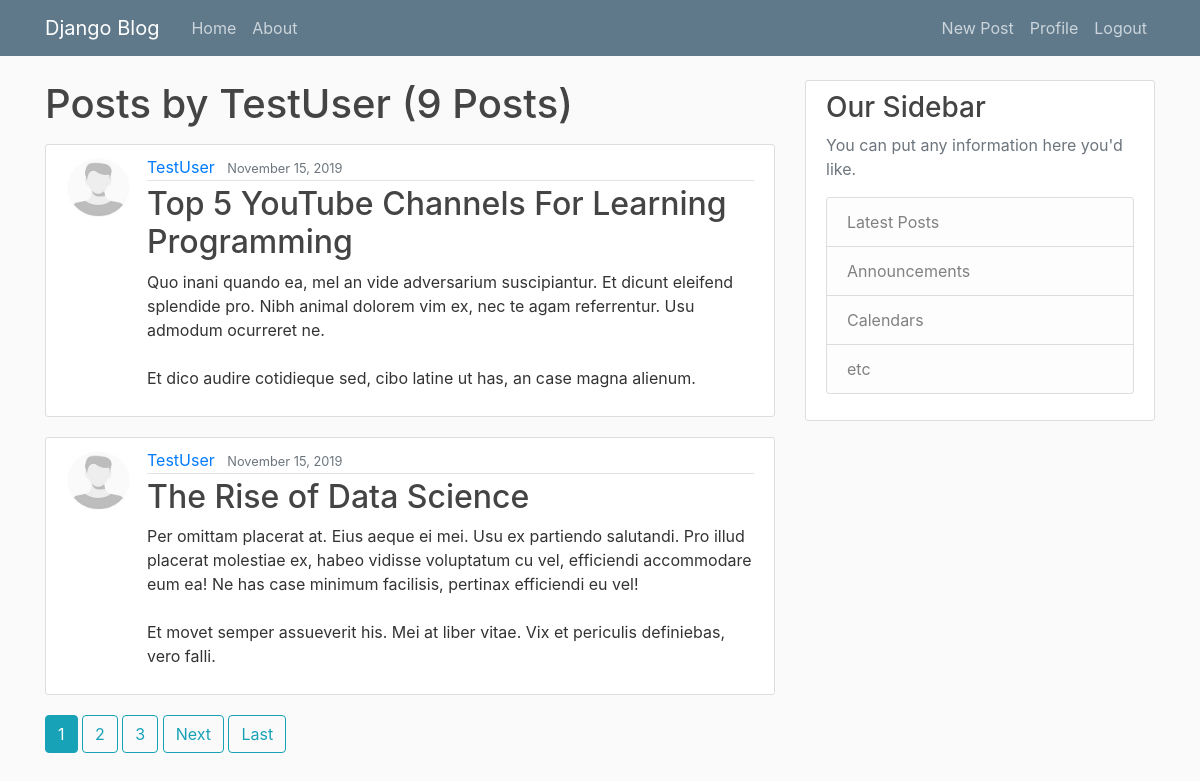
The page /user/TestUser (signed in) on the database its author committed.
### blog/models.py (models this page shows, shortened)
class Post(models.Model):
  title = models.CharField(max_length=100)
  content = models.TextField()
  date_posted = models.DateTimeField(default=timezone.now)
  author = models.ForeignKey(User, on_delete=models.CASCADE)

### users/models.py (models this page shows, shortened)
class Profile(models.Model):
  user = models.OneToOneField(User, on_delete=models.CASCADE)
  image = models.ImageField(default='default.jpg', upload_to='profile_pics')

### blog/views.py (the view)
# urls.py: path('user/<str:username>', UserPostListView.as_view(), name='user-posts'),
class UserPostListView(ListView):
  model = Post
  template_name = 'blog/user_posts.html'
  context_object_name = 'posts'
  paginate_by = 2
  def get_queryset(self):
    user = get_object_or_404(User, username=self.kwargs.get('username'))
    return Post.objects.filter(author=user).order_by('-date_posted')

### blog/templates/blog/user_posts.html (shortened to what this page needs)
{% extends "blog/base.html" %}
{% block content %}
  <h1 class="mb-3">Posts by {{ view.kwargs.username }} ({{ page_obj.paginator.count }} Posts)</h1>
    {% for post in posts %}
        <article class="media content-section">
          <img src="{{ post.author.profile.image.url }}" class="rounded-circle article-img" alt=" {{ post.author.username }} ">
          <div class="media-body">
            <div class="article-metadata">
              <a class="mr-2" href="{% url 'user-posts' post.author.username %}">{{ post.author }}</a>
              <small class="text-muted">{{ post.date_posted|date:"F d, Y" }}</small>
            </div>
            <h2><a class="article-title" href="{% url 'post-detail' post.id %}">{{ post.title }}</a></h2>
            <p class="article-content">{{ post.content }}</p>
          </div>
        </article>
    {% endfor %}
    {% if is_paginated %}
      {% for num in page_obj.paginator.page_range %}
        {% if page_obj.number == num %}
          <a class="btn btn-info mb-4" href="?page={{ num }}">{{ num }}</a>
        {% elif num > page_obj.number|add:'-3' and num < page_obj.number|add:'3' %}
          <a class="btn btn-outline-info mb-4" href="?page={{ num }}">{{ num }}</a>
        {% endif %}
      {% endfor %}
      {% if page_obj.has_next %}
        <a class="btn btn-outline-info mb-4" href="?page={{ page_obj.next_page_number }}">Next</a>
        <a class="btn btn-outline-info mb-4" href="?page={{ page_obj.paginator.num_pages }}">Last</a>
      {% endif %}
    {% endif %}
{% endblock content %}

### blog/static/blog/main.css (style rules this page uses)
body { background: #fafafa; color: #333333; margin-top: 5rem; }
h1, h2, h3, h4, h5, h6 { color: #444444; }
.content-section { background: #ffffff; padding: 10px 20px; border: 1px solid #dddddd; border-radius: 3px; margin-bottom: 20px; }
.article-title { color: #444444; }
.article-content { white-space: pre-line; }
.article-img { height: 65px; width: 65px; margin-right: 16px; }
.article-metadata { padding-bottom: 1px; margin-bottom: 4px; border-bottom: 1px solid #e3e3e3 }

### rows shown on the page
Post: author.profile.image (placeholder picture), author "TestUser", date_posted "November 15, 2019", title "Top 5 YouTube Channels For Learning Programming", content "Quo inani quando ea, mel an vide adversarium suscipiantur. Et dicunt eleifend splendide pro. Nibh animal dolorem vim ex, nec te agam referrentur. Usu admodum ocurreret ne. Et dico audire cotidieque sed, cibo latine ut has, an case magna alienum."
Post: author.profile.image (placeholder picture), author "TestUser", date_posted "November 15, 2019", title "The Rise of Data Science", content "Per omittam placerat at. Eius aeque ei mei. Usu ex partiendo salutandi. Pro illud placerat molestiae ex, habeo vidisse voluptatum cu vel, efficiendi accommodare eum ea! Ne has case minimum facilisis, pertinax efficiendi eu vel! Et movet semper assueverit his. Mei at liber vitae. Vix et periculis definiebas, vero falli."

### other values the page prints
{{ view.kwargs.username }} "TestUser"
{{ page_obj.paginator.count }} "9"
{{ num }} "1"
{{ num }} "2" "3"
